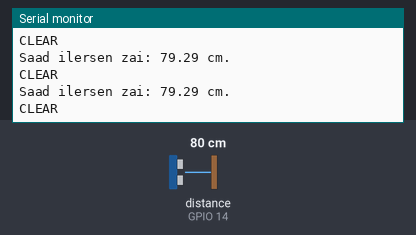
A program run on a simulated ESP32. Parts: the last lines printed to the serial monitor. Wiring (inferred from the names in the program): ultrasonic range finder: trigger GPIO 12; echo GPIO 14. The inputs (shaded band) are chosen by the test bench; at power-on: distance to the obstacle (sensor on GPIO 14) 80 cm. The echo pulse lasts 58.3 µs per cm; WiFi joins after 1.5 s; servers stay silent unless stated; nothing arrives over Bluetooth unless stated; the camera gives no picture; a phone connects over Bluetooth LE 3 s after start.

Above: at 3.0 s.
3.1 s: distance to the obstacle (sensor on GPIO 14) set to 250 cm
At 3.31 s:
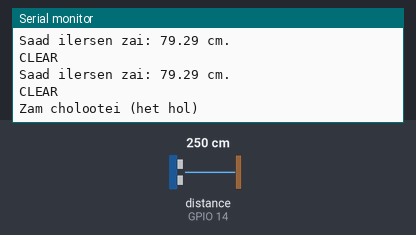
5.0 s: distance to the obstacle (sensor on GPIO 14) set to 2 cm
At 5.02 s:
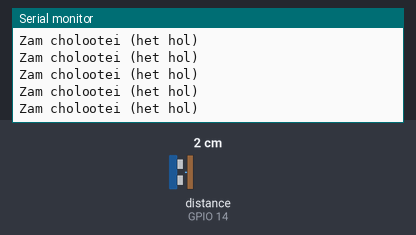

Measured:
- after the input at 3.1 s, the serial monitor: prints a new line after 0.05 s (image 1)

The program:

main.cpp
```cpp
#include <Arduino.h>
#include <WiFi.h>
#include "esp_http_server.h"
#include "camera_config.h"
#include "vision.h"
#include "ble_service.h"

// Wi-Fi мэдээлэл (ESP32-CAM стрим цацахад локал IP ашиглана)
const char *ssid = "univision_99";
const char *password = "88873304Aa";

// HC-SR04 мэдрэгчийн пин холболтууд
const int trigPin = 12;
const int echoPin = 14;

// Stream сервер бариул
httpd_handle_t camera_httpd = NULL;

// Камерын стрим хэндлер (MJPEG формат)
static esp_err_t stream_handler(httpd_req_t *req)
{
    camera_fb_t *fb = NULL;
    esp_err_t res = ESP_OK;
    size_t _jpg_buf_len = 0;
    uint8_t *_jpg_buf = NULL;
    char part_buf[64];

    res = httpd_resp_set_type(req, "multipart/x-mixed-replace;boundary=123456789000000000000987654321");
    if (res != ESP_OK)
    {
        return res;
    }

    while (true)
    {
        fb = esp_camera_fb_get();
        if (!fb)
        {
            Serial.println("Camera capture failed");
            res = ESP_FAIL;
            break;
        }

        if (fb->format != PIXFORMAT_JPEG)
        {
            bool jpeg_converted = frame2jpg(fb, 80, &_jpg_buf, &_jpg_buf_len);
            esp_camera_fb_return(fb);
            fb = NULL;
            if (!jpeg_converted)
            {
                Serial.println("JPEG compression failed");
                res = ESP_FAIL;
                break;
            }
        }
        else
        {
            _jpg_buf = fb->buf;
            _jpg_buf_len = fb->len;
        }

        if (res == ESP_OK)
        {
            size_t hlen = snprintf(part_buf, sizeof(part_buf), "--123456789000000000000987654321\r\nContent-Type: image/jpeg\r\nContent-Length: %u\r\n\r\n", _jpg_buf_len);
            // Энд httpd_req_send-ийг httpd_resp_send болгов
            res = httpd_resp_send_chunk(req, part_buf, hlen);
        }
        if (res == ESP_OK)
        {
            res = httpd_resp_send_chunk(req, (char *)_jpg_buf, _jpg_buf_len);
        }
        if (res == ESP_OK)
        {
            res = httpd_resp_send_chunk(req, "\r\n", 2);
        }

        if (fb)
        {
            esp_camera_fb_return(fb);
            fb = NULL;
            _jpg_buf = NULL;
        }
        else if (_jpg_buf)
        {
            free(_jpg_buf);
            _jpg_buf = NULL;
        }

        if (res != ESP_OK)
        {
            break;
        }
    }
    return res;
}
// Стрийм серверийг эхлүүлэх функц
void startCameraServer()
{
    httpd_config_t config = HTTPD_DEFAULT_CONFIG();
    config.server_port = 80;

    httpd_uri_t stream_uri = {
        .uri = "/stream",
        .method = HTTP_GET,
        .handler = stream_handler,
        .user_ctx = NULL};

    if (httpd_start(&camera_httpd, &config) == ESP_OK)
    {
        httpd_register_uri_handler(camera_httpd, &stream_uri);
        Serial.println("Camera Stream Server Started Successfully!");
    }
}

// Зайг шалгах функц
float getUltrasonicDistance()
{
    digitalWrite(trigPin, LOW);
    delayMicroseconds(2);
    digitalWrite(trigPin, HIGH);
    delayMicroseconds(10);
    digitalWrite(trigPin, LOW);

    long duration = pulseIn(echoPin, HIGH, 30000); // 30ms timeout
    if (duration == 0)
    {
        return 999.0;
    }

    return duration * 0.034 / 2;
}

void setup()
{
    Serial.begin(115200);

    // Wi-Fi холболт үүсгэх (Стрийм явуулахад заавал шаардлагатай)
    WiFi.begin(ssid, password);
    while (WiFi.status() != WL_CONNECTED)
    {
        delay(500);
        Serial.print(".");
    }
    Serial.println("\nWiFi Connected!");
    Serial.print("Stream URL: http://");
    Serial.print(WiFi.localIP());
    Serial.println("/stream");

    // HC-SR04 пинүүдийг тохируулах
    pinMode(trigPin, OUTPUT);
    pinMode(echoPin, INPUT);

    if (!initCamera())
    {
        Serial.println("Camera init failed");
        while (true)
            delay(1000);
    }

    // BLE болон Камерын вэб стрим серверийг асаах
    initBle();
    startCameraServer();
}

static ObstacleState obstacleState;

void loop()
{
    // Эхлээд ультрасоник мэдрэгчээр 1.5 метрийн дотор саад байгаа эсэхийг шалгах
    float distance = getUltrasonicDistance();

    // Хэрэв саад 1.5 метрээс хол байвал камерыг ажиллуулахгүйгээр алгасах
    if (distance > 150.0)
    {
        Serial.println("Zam cholootei (het hol)");
        delay(200);
        return;
    }

    Serial.print("Saad ilersen zai: ");
    Serial.print(distance);
    Serial.println(" cm.");

    // Камерын зургийг авч боловсруулах
    camera_fb_t *fb = esp_camera_fb_get();
    if (!fb)
        return;

    Light light = detectTrafficLight(fb);
    bool obstacle = detectObstacle(fb, obstacleState);
    esp_camera_fb_return(fb);

    const char *decision = decide(obstacle, light);
    Serial.println(decision);
    sendBle(decision);
    delay(200);
}
```

ble_service.h
```cpp
#pragma once
#include <Arduino.h>
#include <BLEDevice.h>
#include <BLEServer.h>
#include <BLEUtils.h>
#include <BLE2902.h>

#define SERVICE_UUID "6e400001-b5a3-f393-e0a9-e50e24dcca9e"
#define CHAR_UUID "6e400003-b5a3-f393-e0a9-e50e24dcca9e"

static BLECharacteristic *notifyChar;
static bool bleConnected = false;
static String lastSent;

class ServerCb : public BLEServerCallbacks
{
    void onConnect(BLEServer *) override { bleConnected = true; }
    void onDisconnect(BLEServer *s) override
    {
        bleConnected = false;
        lastSent = "";
        s->startAdvertising();
    }
};

inline void initBle()
{
    BLEDevice::init("ESP32-CAM-Vision");
    BLEServer *server = BLEDevice::createServer();
    server->setCallbacks(new ServerCb());
    BLEService *svc = server->createService(SERVICE_UUID);
    notifyChar = svc->createCharacteristic(CHAR_UUID, BLECharacteristic::PROPERTY_NOTIFY);
    notifyChar->addDescriptor(new BLE2902());
    svc->start();
    BLEDevice::getAdvertising()->addServiceUUID(SERVICE_UUID);
    BLEDevice::startAdvertising();
}

// Notifies only when the decision changes.
inline void sendBle(const char *msg)
{
    if (!bleConnected || lastSent == msg)
        return;
    notifyChar->setValue((uint8_t *)msg, strlen(msg));
    notifyChar->notify();
    lastSent = msg;
}
```

vision.h
```cpp
#pragma once
#include <Arduino.h>
#include "esp_camera.h"

enum Light
{
    LIGHT_NONE,
    LIGHT_RED,
    LIGHT_GREEN
};

inline void pixelRGB(const uint8_t *buf, int w, int x, int y, int &r, int &g, int &b)
{
    const uint8_t *p = buf + (y * w + x) * 2;
    uint16_t v = (p[0] << 8) | p[1]; // RGB565, big-endian
    r = ((v >> 11) & 0x1F) << 3;
    g = ((v >> 5) & 0x3F) << 2;
    b = (v & 0x1F) << 3;
}

// Saturated red/green blobs in the upper half of the frame.
inline Light detectTrafficLight(const camera_fb_t *fb)
{
    int red = 0, green = 0;
    for (int y = 0; y < fb->height / 2; y += 2)
    {
        for (int x = 0; x < fb->width; x += 2)
        {
            int r, g, b;
            pixelRGB(fb->buf, fb->width, x, y, r, g, b);
            if (r > 190 && g < 100 && b < 100)
                red++;
            else if (g > 170 && r < 120 && b < 150)
                green++;
        }
    }
    const int MIN_PIXELS = 12;
    if (red < MIN_PIXELS && green < MIN_PIXELS)
        return LIGHT_NONE;
    return red >= green ? LIGHT_RED : LIGHT_GREEN;
}

// Camera-only obstacle detection. Three cues are voted on over the path ahead
// (central lower area): edge density, colour deviation from the floor, and
// edge growth between frames (object getting closer).
struct ObstacleState
{
    int prevEdgePct = 0;
    int hits = 0;
};

inline bool detectObstacle(const camera_fb_t *fb, ObstacleState &st)
{
    const int w = fb->width;
    const int cx0 = w / 4, cx1 = w * 3 / 4;
    const int y0 = fb->height / 2, y1 = fb->height - 4;

    int edges = 0, total = 0;
    long cR = 0, cG = 0, cB = 0, cN = 0; // centre mean colour
    long fR = 0, fG = 0, fB = 0, fN = 0; // floor reference (side bands)

    for (int y = y0; y < y1; y += 3)
    {
        for (int x = 0; x < w - 3; x += 3)
        {
            int r, g, b;
            pixelRGB(fb->buf, w, x, y, r, g, b);
            bool centre = x >= cx0 && x < cx1;
            if (centre)
            {
                int r2, g2, b2;
                pixelRGB(fb->buf, w, x + 3, y, r2, g2, b2);
                if (abs((r + g + b) / 3 - (r2 + g2 + b2) / 3) > 40)
                    edges++;
                total++;
                cR += r;
                cG += g;
                cB += b;
                cN++;
            }
            else if (x < w / 8 || x >= w * 7 / 8)
            {
                fR += r;
                fG += g;
                fB += b;
                fN++;
            }
        }
    }
    if (total == 0 || cN == 0 || fN == 0)
        return false;

    int edgePct = edges * 100 / total;
    int colourDiff = abs((int)(cR / cN - fR / fN)) + abs((int)(cG / cN - fG / fN)) +
                     abs((int)(cB / cN - fB / fN));

    int score = 0;
    if (edgePct > 25)
        score++; // cluttered centre
    if (colourDiff > 60)
        score++; // centre differs from floor
    if (edgePct - st.prevEdgePct > 10)
        score++; // looming
    st.prevEdgePct = edgePct;

    // Require 2 cues and 2 consecutive frames to suppress flicker.
    st.hits = score >= 2 ? st.hits + 1 : 0;
    return st.hits >= 2;
}

inline const char *decide(bool obstacle, Light light)
{
    if (obstacle)
        return "OBSTACLE";
    if (light == LIGHT_RED)
        return "RED_STOP";
    if (light == LIGHT_GREEN)
        return "GREEN_GO";
    return "CLEAR";
}
```

camera_config.h
```cpp
#pragma once
#include "esp_camera.h"

// AI-Thinker ESP32-CAM pins
#define PWDN_GPIO_NUM 32
#define RESET_GPIO_NUM -1
#define XCLK_GPIO_NUM 0
#define SIOD_GPIO_NUM 26
#define SIOC_GPIO_NUM 27
#define Y9_GPIO_NUM 35
#define Y8_GPIO_NUM 34
#define Y7_GPIO_NUM 39
#define Y6_GPIO_NUM 36
#define Y5_GPIO_NUM 21
#define Y4_GPIO_NUM 19
#define Y3_GPIO_NUM 18
#define Y2_GPIO_NUM 5
#define VSYNC_GPIO_NUM 25
#define HREF_GPIO_NUM 23
#define PCLK_GPIO_NUM 22

inline bool initCamera()
{
    camera_config_t c = {};
    c.ledc_channel = LEDC_CHANNEL_0;
    c.ledc_timer = LEDC_TIMER_0;
    c.pin_d0 = Y2_GPIO_NUM;
    c.pin_d1 = Y3_GPIO_NUM;
    c.pin_d2 = Y4_GPIO_NUM;
    c.pin_d3 = Y5_GPIO_NUM;
    c.pin_d4 = Y6_GPIO_NUM;
    c.pin_d5 = Y7_GPIO_NUM;
    c.pin_d6 = Y8_GPIO_NUM;
    c.pin_d7 = Y9_GPIO_NUM;
    c.pin_xclk = XCLK_GPIO_NUM;
    c.pin_pclk = PCLK_GPIO_NUM;
    c.pin_vsync = VSYNC_GPIO_NUM;
    c.pin_href = HREF_GPIO_NUM;
    c.pin_sccb_sda = SIOD_GPIO_NUM;
    c.pin_sccb_scl = SIOC_GPIO_NUM;
    c.pin_pwdn = PWDN_GPIO_NUM;
    c.pin_reset = RESET_GPIO_NUM;
    c.xclk_freq_hz = 20000000;
    c.pixel_format = PIXFORMAT_RGB565;
    c.frame_size = FRAMESIZE_QVGA; // 320x240
    c.fb_count = 1;
    c.fb_location = CAMERA_FB_IN_PSRAM;
    c.grab_mode = CAMERA_GRAB_LATEST;
    return esp_camera_init(&c) == ESP_OK;
}
```
